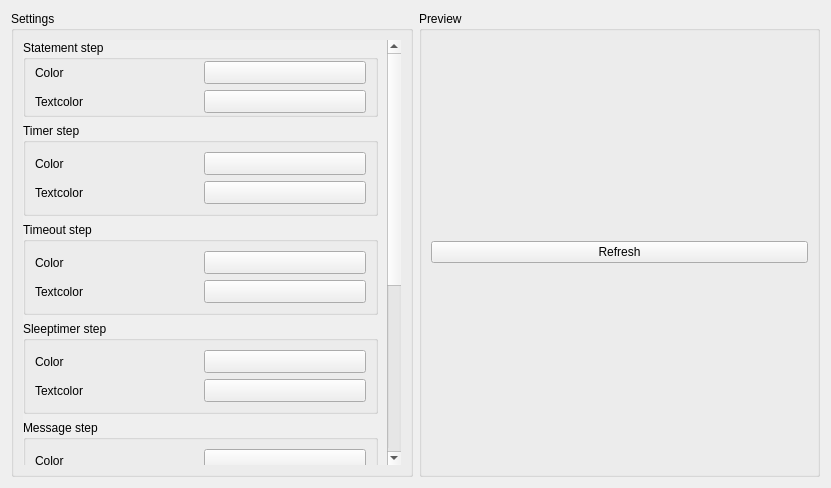
<?xml version="1.0" encoding="UTF-8"?>
<ui version="4.0">
 <class>TestcaseEditorStepSettings</class>
 <widget class="QWidget" name="TestcaseEditorStepSettings">
  <property name="geometry">
   <rect>
    <x>0</x>
    <y>0</y>
    <width>831</width>
    <height>488</height>
   </rect>
  </property>
  <layout class="QHBoxLayout" name="horizontalLayout">
   <item>
    <widget class="QGroupBox" name="Settings">
     <property name="title">
      <string>Settings</string>
     </property>
     <layout class="QVBoxLayout" name="verticalLayout">
      <item>
       <widget class="QScrollArea" name="scrollArea">
        <property name="sizePolicy">
         <sizepolicy hsizetype="Ignored" vsizetype="Expanding">
          <horstretch>0</horstretch>
          <verstretch>0</verstretch>
         </sizepolicy>
        </property>
        <property name="styleSheet">
         <string notr="true">QScrollArea { background: transparent; }
QScrollArea &gt; QWidget &gt; QWidget { background: transparent; }</string>
        </property>
        <property name="frameShape">
         <enum>QFrame::NoFrame</enum>
        </property>
        <property name="horizontalScrollBarPolicy">
         <enum>Qt::ScrollBarAlwaysOff</enum>
        </property>
        <property name="widgetResizable">
         <bool>true</bool>
        </property>
        <widget class="QWidget" name="scrollAreaWidgetContents">
         <property name="geometry">
          <rect>
           <x>0</x>
           <y>0</y>
           <width>367</width>
           <height>663</height>
          </rect>
         </property>
         <layout class="QVBoxLayout" name="verticalLayout_4">
          <property name="leftMargin">
           <number>0</number>
          </property>
          <property name="topMargin">
           <number>0</number>
          </property>
          <property name="bottomMargin">
           <number>0</number>
          </property>
          <item>
           <widget class="QGroupBox" name="StatementStep">
            <property name="title">
             <string>Statement step</string>
            </property>
            <layout class="QGridLayout" name="gridLayout_2">
             <property name="topMargin">
              <number>1</number>
             </property>
             <property name="bottomMargin">
              <number>1</number>
             </property>
             <item row="0" column="0">
              <widget class="QLabel" name="StatementColorLabel">
               <property name="text">
                <string>Color</string>
               </property>
              </widget>
             </item>
             <item row="0" column="1">
              <widget class="Utils::QtColorButton" name="StatementColor">
               <property name="sizePolicy">
                <sizepolicy hsizetype="Ignored" vsizetype="Fixed">
                 <horstretch>0</horstretch>
                 <verstretch>0</verstretch>
                </sizepolicy>
               </property>
               <property name="text">
                <string/>
               </property>
              </widget>
             </item>
             <item row="1" column="0">
              <widget class="QLabel" name="StatementTextcolorLabel">
               <property name="text">
                <string>Textcolor</string>
               </property>
              </widget>
             </item>
             <item row="1" column="1">
              <widget class="Utils::QtColorButton" name="StatementTextcolor">
               <property name="sizePolicy">
                <sizepolicy hsizetype="Ignored" vsizetype="Fixed">
                 <horstretch>0</horstretch>
                 <verstretch>0</verstretch>
                </sizepolicy>
               </property>
               <property name="text">
                <string/>
               </property>
              </widget>
             </item>
            </layout>
           </widget>
          </item>
          <item>
           <widget class="QGroupBox" name="TimerStep">
            <property name="title">
             <string>Timer step</string>
            </property>
            <layout class="QGridLayout" name="gridLayout">
             <item row="2" column="0">
              <widget class="QLabel" name="TimerTextcolorLabel">
               <property name="text">
                <string>Textcolor</string>
               </property>
              </widget>
             </item>
             <item row="2" column="1">
              <widget class="Utils::QtColorButton" name="TimerTextcolor">
               <property name="sizePolicy">
                <sizepolicy hsizetype="Ignored" vsizetype="Fixed">
                 <horstretch>0</horstretch>
                 <verstretch>0</verstretch>
                </sizepolicy>
               </property>
               <property name="text">
                <string/>
               </property>
              </widget>
             </item>
             <item row="1" column="0">
              <widget class="QLabel" name="TimerColorLabel">
               <property name="text">
                <string>Color</string>
               </property>
              </widget>
             </item>
             <item row="1" column="1">
              <widget class="Utils::QtColorButton" name="TimerColor">
               <property name="sizePolicy">
                <sizepolicy hsizetype="Ignored" vsizetype="Fixed">
                 <horstretch>0</horstretch>
                 <verstretch>0</verstretch>
                </sizepolicy>
               </property>
               <property name="text">
                <string/>
               </property>
              </widget>
             </item>
            </layout>
           </widget>
          </item>
          <item>
           <widget class="QGroupBox" name="TimeoutStep">
            <property name="title">
             <string>Timeout step</string>
            </property>
            <layout class="QGridLayout" name="gridLayout_3">
             <item row="2" column="0">
              <widget class="QLabel" name="TimeoutTextcolorLabel">
               <property name="text">
                <string>Textcolor</string>
               </property>
              </widget>
             </item>
             <item row="2" column="1">
              <widget class="Utils::QtColorButton" name="TimeoutTextcolor">
               <property name="sizePolicy">
                <sizepolicy hsizetype="Ignored" vsizetype="Fixed">
                 <horstretch>0</horstretch>
                 <verstretch>0</verstretch>
                </sizepolicy>
               </property>
               <property name="text">
                <string/>
               </property>
              </widget>
             </item>
             <item row="1" column="0">
              <widget class="QLabel" name="TimeoutColorLabel">
               <property name="text">
                <string>Color</string>
               </property>
              </widget>
             </item>
             <item row="1" column="1">
              <widget class="Utils::QtColorButton" name="TimeoutColor">
               <property name="sizePolicy">
                <sizepolicy hsizetype="Ignored" vsizetype="Fixed">
                 <horstretch>0</horstretch>
                 <verstretch>0</verstretch>
                </sizepolicy>
               </property>
               <property name="text">
                <string/>
               </property>
              </widget>
             </item>
            </layout>
           </widget>
          </item>
          <item>
           <widget class="QGroupBox" name="SleeptimerStep">
            <property name="title">
             <string>Sleeptimer step</string>
            </property>
            <layout class="QGridLayout" name="gridLayout_4">
             <item row="2" column="0">
              <widget class="QLabel" name="SleeptimerColorLabel">
               <property name="text">
                <string>Color</string>
               </property>
              </widget>
             </item>
             <item row="3" column="1">
              <widget class="Utils::QtColorButton" name="SleeptimerTextcolor">
               <property name="sizePolicy">
                <sizepolicy hsizetype="Ignored" vsizetype="Fixed">
                 <horstretch>0</horstretch>
                 <verstretch>0</verstretch>
                </sizepolicy>
               </property>
               <property name="text">
                <string/>
               </property>
              </widget>
             </item>
             <item row="3" column="0">
              <widget class="QLabel" name="SleeptimerTextcolorLabel">
               <property name="text">
                <string>Textcolor</string>
               </property>
              </widget>
             </item>
             <item row="2" column="1">
              <widget class="Utils::QtColorButton" name="SleeptimerColor">
               <property name="sizePolicy">
                <sizepolicy hsizetype="Ignored" vsizetype="Fixed">
                 <horstretch>0</horstretch>
                 <verstretch>0</verstretch>
                </sizepolicy>
               </property>
               <property name="text">
                <string/>
               </property>
              </widget>
             </item>
            </layout>
           </widget>
          </item>
          <item>
           <widget class="QGroupBox" name="MessageStep">
            <property name="title">
             <string>Message step</string>
            </property>
            <layout class="QGridLayout" name="gridLayout_5">
             <item row="2" column="1">
              <widget class="Utils::QtColorButton" name="MessageTextcolor">
               <property name="sizePolicy">
                <sizepolicy hsizetype="Ignored" vsizetype="Fixed">
                 <horstretch>0</horstretch>
                 <verstretch>0</verstretch>
                </sizepolicy>
               </property>
               <property name="text">
                <string/>
               </property>
              </widget>
             </item>
             <item row="0" column="0">
              <widget class="QLabel" name="MessageColorLabel">
               <property name="text">
                <string>Color</string>
               </property>
              </widget>
             </item>
             <item row="2" column="0">
              <widget class="QLabel" name="MessageTextcolorLabel">
               <property name="text">
                <string>Textcolor</string>
               </property>
              </widget>
             </item>
             <item row="0" column="1">
              <widget class="Utils::QtColorButton" name="MessageColor">
               <property name="sizePolicy">
                <sizepolicy hsizetype="Ignored" vsizetype="Fixed">
                 <horstretch>0</horstretch>
                 <verstretch>0</verstretch>
                </sizepolicy>
               </property>
               <property name="text">
                <string/>
               </property>
              </widget>
             </item>
            </layout>
           </widget>
          </item>
          <item>
           <widget class="QGroupBox" name="CheckmessageStep">
            <property name="title">
             <string>Checkmessage step</string>
            </property>
            <layout class="QGridLayout" name="gridLayout_6">
             <item row="1" column="1">
              <widget class="Utils::QtColorButton" name="CheckmessageTextcolor">
               <property name="sizePolicy">
                <sizepolicy hsizetype="Ignored" vsizetype="Fixed">
                 <horstretch>0</horstretch>
                 <verstretch>0</verstretch>
                </sizepolicy>
               </property>
               <property name="text">
                <string/>
               </property>
              </widget>
             </item>
             <item row="1" column="0">
              <widget class="QLabel" name="CheckmessageTextcolorLabel">
               <property name="text">
                <string>Textcolor</string>
               </property>
              </widget>
             </item>
             <item row="0" column="0">
              <widget class="QLabel" name="CheckmessageColorLabel">
               <property name="text">
                <string>Color</string>
               </property>
              </widget>
             </item>
             <item row="0" column="1">
              <widget class="Utils::QtColorButton" name="CheckmessageColor">
               <property name="sizePolicy">
                <sizepolicy hsizetype="Ignored" vsizetype="Fixed">
                 <horstretch>0</horstretch>
                 <verstretch>0</verstretch>
                </sizepolicy>
               </property>
               <property name="text">
                <string/>
               </property>
              </widget>
             </item>
            </layout>
           </widget>
          </item>
          <item>
           <widget class="QGroupBox" name="FragmentStep">
            <property name="title">
             <string>Fragment step</string>
            </property>
            <layout class="QGridLayout" name="gridLayout_7">
             <item row="2" column="0">
              <widget class="QLabel" name="RegionColorLabel">
               <property name="text">
                <string>Regioncolor</string>
               </property>
              </widget>
             </item>
             <item row="1" column="1">
              <widget class="Utils::QtColorButton" name="FragmentTextcolor">
               <property name="sizePolicy">
                <sizepolicy hsizetype="Ignored" vsizetype="Fixed">
                 <horstretch>0</horstretch>
                 <verstretch>0</verstretch>
                </sizepolicy>
               </property>
               <property name="text">
                <string/>
               </property>
              </widget>
             </item>
             <item row="1" column="0">
              <widget class="QLabel" name="FragmentTextcolorLabel">
               <property name="text">
                <string>Textcolor</string>
               </property>
              </widget>
             </item>
             <item row="0" column="1">
              <widget class="Utils::QtColorButton" name="FragmentColor">
               <property name="sizePolicy">
                <sizepolicy hsizetype="Ignored" vsizetype="Fixed">
                 <horstretch>0</horstretch>
                 <verstretch>0</verstretch>
                </sizepolicy>
               </property>
               <property name="text">
                <string/>
               </property>
              </widget>
             </item>
             <item row="0" column="0">
              <widget class="QLabel" name="FragmentColorLabel">
               <property name="text">
                <string>Color</string>
               </property>
              </widget>
             </item>
             <item row="3" column="0">
              <widget class="QLabel" name="RegionTextcolorLabel">
               <property name="text">
                <string>Regiontextcolor</string>
               </property>
              </widget>
             </item>
             <item row="2" column="1">
              <widget class="Utils::QtColorButton" name="RegionColor">
               <property name="sizePolicy">
                <sizepolicy hsizetype="Ignored" vsizetype="Fixed">
                 <horstretch>0</horstretch>
                 <verstretch>0</verstretch>
                </sizepolicy>
               </property>
               <property name="text">
                <string/>
               </property>
              </widget>
             </item>
             <item row="3" column="1">
              <widget class="Utils::QtColorButton" name="RegionTextcolor">
               <property name="sizePolicy">
                <sizepolicy hsizetype="Ignored" vsizetype="Fixed">
                 <horstretch>0</horstretch>
                 <verstretch>0</verstretch>
                </sizepolicy>
               </property>
               <property name="text">
                <string/>
               </property>
              </widget>
             </item>
            </layout>
           </widget>
          </item>
          <item>
           <spacer name="verticalSpacer">
            <property name="orientation">
             <enum>Qt::Vertical</enum>
            </property>
            <property name="sizeHint" stdset="0">
             <size>
              <width>20</width>
              <height>40</height>
             </size>
            </property>
           </spacer>
          </item>
         </layout>
        </widget>
       </widget>
      </item>
     </layout>
    </widget>
   </item>
   <item>
    <widget class="QGroupBox" name="Preview">
     <property name="title">
      <string>Preview</string>
     </property>
     <layout class="QVBoxLayout" name="verticalLayout_2">
      <item>
       <layout class="QVBoxLayout" name="PreviewLayout"/>
      </item>
      <item>
       <widget class="QPushButton" name="refresh">
        <property name="text">
         <string>Refresh</string>
        </property>
       </widget>
      </item>
     </layout>
    </widget>
   </item>
  </layout>
 </widget>
 <customwidgets>
  <customwidget>
   <class>Utils::QtColorButton</class>
   <extends>QToolButton</extends>
   <header location="global">utils/qtcolorbutton.h</header>
  </customwidget>
 </customwidgets>
 <resources/>
 <connections/>
</ui>
